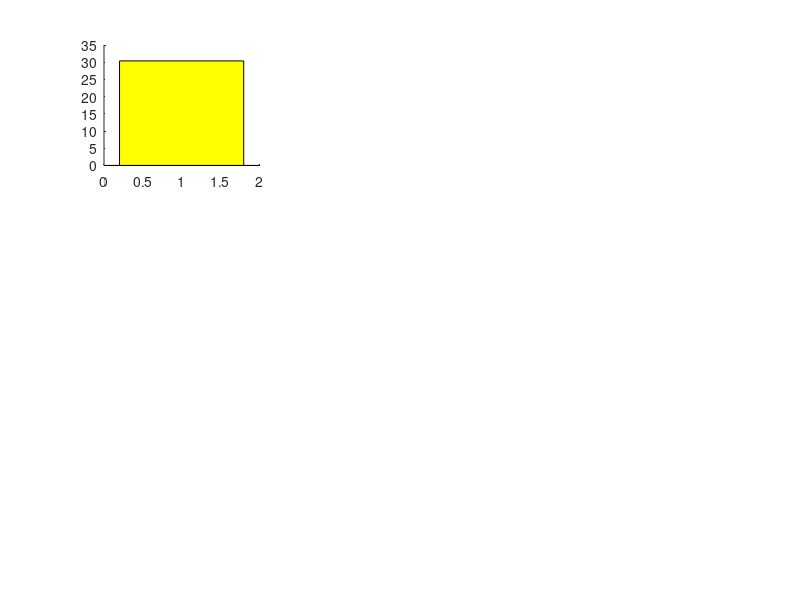

Recreate this plot in MATLAB. (Note: this script raises an error after producing the figure.)
m0 = 12;
c0 = 1.31e3; %see zetaAcrossScales.m
k0 = 12e3; 
s = sqrt(1e-3);
L = [1.5,2e-2,2e-2];
g = 10;

m = 1/3*m0*L.^5;
k = k0*s^2*L.^3 + m0*g/2*L.^4;
c = c0*s^2*L.^3;

T = [1,2,.001];

omega_n = sqrt(k./m);
omega = 2*pi./T;

nrows = 3;
ncols = 3;

A = 0.5;
X = 1./sqrt( (k - m.*omega.^2).^2 + (c.*omega).^2 );

phi = atan2(c.*omega,k - m.*omega.^2);


h = figure;

clines = lines(7);
cmap = [clines(5,:);clines(7,:);clines(6,:)];
clines = autumn(3);
cmap = [clines(1,:);clines(2,:);clines(3,:)];
alpha = {'A','B','C','D','E','F','G','H','I','J','K','L','M','N','O'};

for i=1:nrows
    %Bar graph of parameter values
    subplot(nrows,ncols,ncols*(i-1)+1)
%     bar(1:3,[m(i),c(i),k(i)])
    bar(1,m(i),'FaceColor',cmap(3,:),'EdgeAlpha',0)
    hold on
    bar(2,c(i),'FaceColor',cmap(2,:),'EdgeAlpha',0)
    bar(3,k(i),'FaceColor',cmap(1,:),'EdgeAlpha',0)
    xticks([1,2,3])
    xticklabels({'m','c','k'})
    ax = gca;
    ax.YScale = 'log';
    title([alpha{ncols*(i-1)+1}','. Parameter values'])
    
    %Vector representation
    subplot(nrows,ncols,ncols*(i-1)+2)
    xmax = 1.25;
    
    thsamp = linspace(0,pi);
    plot(cos(thsamp),sin(thsamp),'-.','color',[.5,.5,.5]);
    hold on    
    arrF = plot([0,cos(phi(i))],[0,sin(phi(i))],'k--');
    arrK = plot([0,k(i)*X(i)],[0,0],'color',cmap(1,:));
    arrC = plot([k(i)*X(i),k(i)*X(i)],[0,c(i)*omega(i)*X(i)],'color',cmap(2,:));
    arrM = plot([k(i)*X(i),k(i)*X(i)-m(i)*omega(i)^2*X(i)],[c(i)*omega(i)*X(i),c(i)*omega(i)*X(i)],'color',cmap(3,:));    
    axis equal
    xlim([-xmax,xmax])
    ylim([0,xmax])
    title([alpha{ncols*(i-1)+2}','. Phasor plot, r = ',num2str(omega(i)/omega_n(i)),'; phi = ',num2str(phi(i))])
    if i == nrows
        legend([arrF,arrK,arrC,arrM],{'applied force','elas/grav force','viscous force','inertial force'},'location','southeast')
    end
    
    %Response
    t = linspace(0,3*T(i),300);
    subplot(nrows,ncols,ncols*(i-1)+3)
    yyaxis left
    plot(t,A/X(i)*cos(omega(i)*t),'k--')
    ax = gca;
    ax.YColor = [.15 .15 .15];
    hold on
    
    yyaxis right
    plot(t,A*cos(omega(i)*t-phi(i)),'color',cmap(1,:)) 
    title([alpha{ncols*(i-1)+3}','. Steady state response'])
    if i == nrows
        legend('applied force','displacement','location','southeast')
    end
    xlabel('time (s)')
%     ylabel('force or displacement')
end

h.Position(2) = 0;
h.Position(3) = 650;
h.Position(4) = 750;
